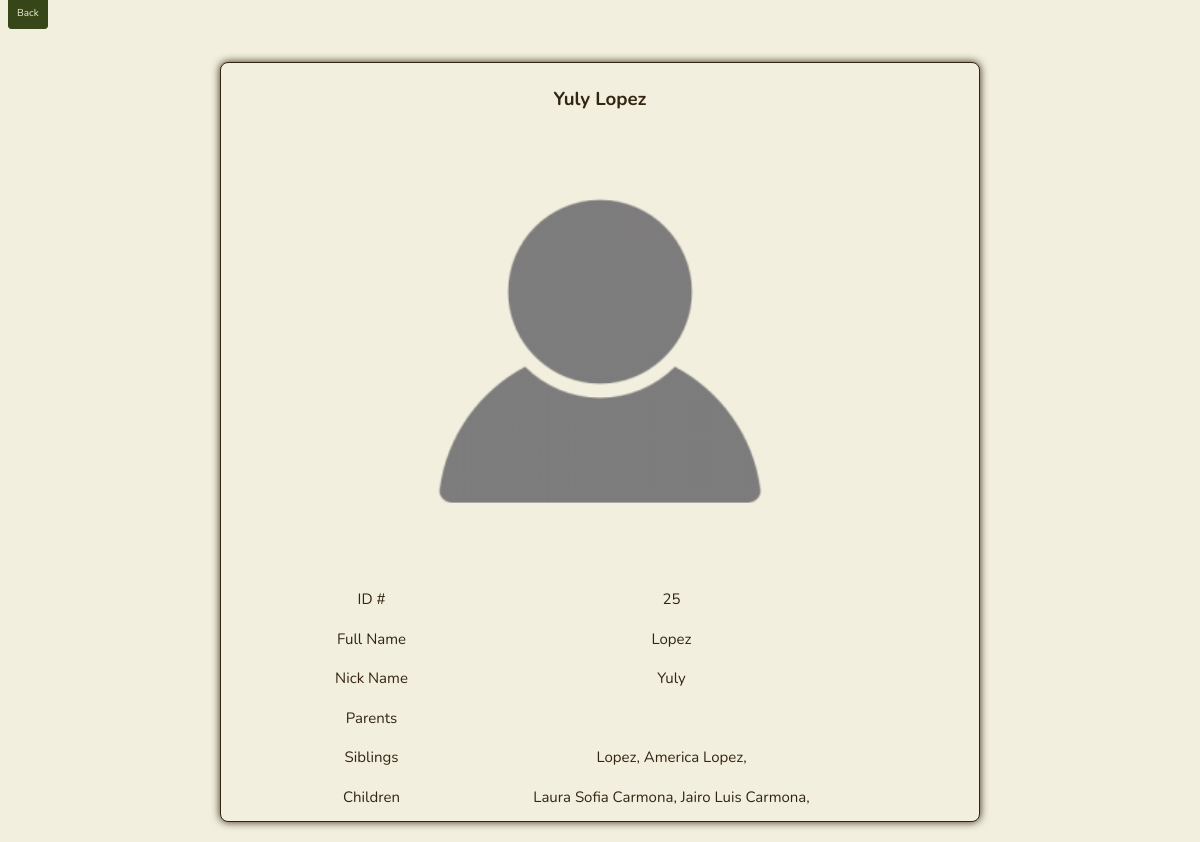
The app's page /big_card/25 with its own data.
### app.py (models this page shows, shortened)
class Person(db.Model):
    id = db.Column(db.Integer, primary_key=True)
    first_name = db.Column(db.String(200), nullable=False)
    last_name = db.Column(db.String(200), nullable=False)
    middle_name = db.Column(db.String(200), nullable=False, default='')
    nick_name = db.Column(db.String(200), nullable=False, default='')
    date_created = db.Column(db.DateTime, default=datetime.utcnow)
    parents = db.relationship('Person',
                              secondary = person_parent_association,
                              primaryjoin = id == person_parent_association.c.person_id,
                              secondaryjoin = id == person_parent_association.c.parent_id,
                              backref = db.backref('children', lazy='select'))
    siblings = db.relationship('Person',
                              secondary = sibling_association,
                              primaryjoin = id == sibling_association.c.left_id,
                              secondaryjoin = id == sibling_association.c.right_id,
                              back_populates = 'siblings',
                              lazy='select')

### app.py (the view)
@app.route('/big_card/<int:id>', methods=['POST', 'GET'])
def big_card(id):
    person = Person.query.get_or_404(id)
    if request.method == 'POST':
        return redirect('/')
    else:
        return render_template('big_card.html', person=person)

### templates/big_card.html (shortened to what this page needs)
{% extends 'base.html' %}
{% block body %}
<div class="" id="full-card-focus-page">
    <a class="btn" id='back_to_tree' href="/">Back</a>
    <div class='card-focus-page' id="main-content">
        <div class="card-focus-container">
            <div class="card-focus">
                <div class="card-focus-content">
                    {% if person.nick_name == "" %}
                    <h3>{{person.first_name}} {{person.last_name}}</h3>
                    {% else %}
                    <h3>{{person.nick_name}} {{person.last_name}}</h3>
                    {% endif %}
                    <img src="{{ url_for('static', filename='logos/empty-prof-pic.png') }}" alt="Profile Picture">
                    <table class="borderless" id="info-table">
                        <tr>
                            <td>ID #</td>
                            <td>{{ person.id }}</td>
                        </tr>
                        <tr>
                            <td>Full Name</td>
                            <td>{{ person.first_name }} {{ person.middle_name }} {{ person.last_name }}</td>
                        </tr>
                        <tr>
                            <td>Nick Name</td>
                            <td>{{ person.nick_name }}</td>
                        </tr>
                        <tr>
                            <td>Parents</td>
                            <td>
                            </td>
                        </tr>
                        <tr>
                            <td>Siblings</td>
                            <td>
                                {% for person in person.siblings %}
                                {{ person.first_name }} {{ person.middle_name }} {{ person.last_name }},
                                {% endfor %}
                            </td>
                        </tr>
                        <tr>
                            <td>Children</td>
                            <td>
                                {% for person in person.children %}
                                {{ person.first_name }} {{ person.middle_name }} {{ person.last_name }},
                                {% endfor %}
                            </td>
                        </tr>
                    </table>
                </div>
            </div>
        </div>
    </div>
</div>
{% endblock %}

### static/css/main.css (style rules this page uses)
:root { --main-black: #0a0a0a; --main-white: #fff; --main-bg-color: #f2efde; --main-bg-border-color: #342512; --main-text-color: #342512; --main-secondary-text-color: #9d864d; --main-hover-text-color: #f2efde; --main-item-color: #374619; --main-item-border-color: #374619; --main-item-color-hover: #7e883d; --main-dark-brown: #342512; --main-light-brown: #9d864d; --main-cream: #f2efde; --main-light-green: #7e883d; --main-dark-green: #374619; }
body { margin: 0px; padding: 0px; box-sizing: border-box; font-family: Nunito, sans-serif; background-color: var(--main-cream); color: var(--main-dark-brown); }
a { cursor: pointer; }

### static/css/buttons.css (style rules this page uses)
.btn { font-size: 10px; padding: 8px; background-color: var(--main-dark-green); text-decoration: none; border: solid 1px var(--main-dark-green); border-radius: 4px; margin: 8px; color: var(--main-cream); }

### static/css/cards-focus.css (style rules this page uses)
.card-focus-page { display: flex; justify-content: center; align-items: center; }
.card-focus-container { width: 75%; max-width: 800px; display: flex; justify-content: center; flex-wrap: wrap; margin-top: 20px; }
.card-focus { width: 100%; background-color: var(--main-cream); border-radius: 8px; border: solid 1px var(--main-dark-brown); overflow: hidden; box-shadow: 0px 0px 8px var(--main-dark-brown); margin: 20px; }
.card-focus-content { padding: 4px; display: flex; flex-direction: column; align-items: center; justify-content: center; }
.card-focus-content img { width: 60%; height: auto; }
#info-table { color: var(--main-dark-brown); font-size: 15px; line-height: 1.3; background-color: var(--main-cream); border-radius: 4px; }
#info-table td { border: none; }

### static/css/tables.css (style rules this page uses)
table { margin: auto; border-collapse: collapse; width: 80%; background-color: var(--main-cream); }
tr { height: 25px; }
td, th { text-align: center; padding: 10px; }
.borderless th, td, tr { border: none; }

### records on screen
Person: nick_name "Yuly", last_name "Lopez", id "25"
Person: last_name "Lopez"
Person: first_name "America", last_name "Lopez"
Person: first_name "Laura", middle_name "Sofia", last_name "Carmona"
Person: first_name "Jairo", middle_name "Luis", last_name "Carmona"
